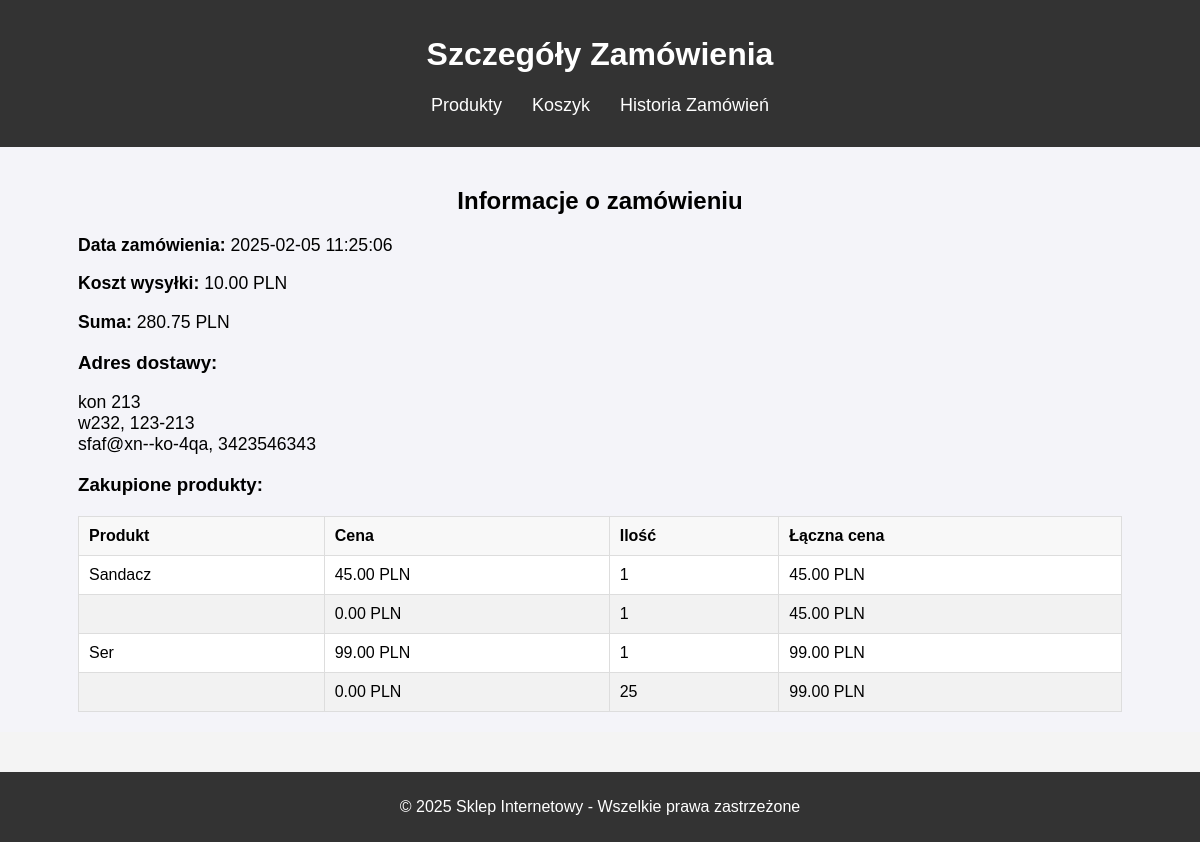
Page /order_details.php?id=6 on the committed database.
### tables this page shows
CREATE TABLE "zamowienia" (
    id INTEGER PRIMARY KEY AUTOINCREMENT,
    data_zamowienia TEXT DEFAULT CURRENT_TIMESTAMP,
    koszyk TEXT NOT NULL,
    koszt_wysylki REAL NOT NULL,
    suma REAL NOT NULL,
    imie_nazwisko TEXT NOT NULL,
    ulica TEXT NOT NULL,
    numer_domu TEXT NOT NULL,
    miasto TEXT NOT NULL,
    kod_pocztowy TEXT NOT NULL,
    email TEXT NOT NULL,
    telefon TEXT NOT NULL
, status TEXT DEFAULT 'Oczekujące');

CREATE TABLE produkty (
    id INTEGER PRIMARY KEY AUTOINCREMENT,
    nazwa TEXT NOT NULL,
    opis TEXT,
    cena REAL NOT NULL,
    ilosc INTEGER NOT NULL,
    zdjecie TEXT
, usuniety INTEGER DEFAULT 0);

### order_details.php (the view, shortened to what this page needs)
<?php
include 'db.php';
$order_id = $_GET['id'] ?? null;
if ($order_id) {
    $stmt = $db->prepare("SELECT * FROM zamowienia WHERE id = ?");
    $stmt->bindValue(1, $order_id, SQLITE3_INTEGER);
    $result = $stmt->execute();
    $order = $result->fetchArray(SQLITE3_ASSOC);
    if ($order) {
        $cart = json_decode($order['koszyk'], true);
        $unique_products = array_count_values($cart);
    }
}
?>
<!DOCTYPE html>
<html lang="pl">
<head>
    <link rel="stylesheet" href="style.css">
</head>
<body>
    <header>
        <div class="container">
            <h1>Szczegóły Zamówienia</h1>
            <nav>
                <ul>
                    <li><a href="products.php">Produkty</a></li>
                    <li><a href="cart.php">Koszyk</a></li>
                    <li><a href="orders.php">Historia Zamówień</a></li>
                </ul>
            </nav>
        </div>
    </header>
    <section class="order-details">
        <div class="container">
            <h2>Informacje o zamówieniu</h2>
            <?php if ($order): ?>
                <p><strong>Data zamówienia:</strong> <?= htmlspecialchars($order['data_zamowienia']); ?></p>
                <p><strong>Koszt wysyłki:</strong> <?= number_format($order['koszt_wysylki'], 2); ?> PLN</p>
                <p><strong>Suma:</strong> <?= number_format($order['suma'], 2); ?> PLN</p>
                <h3>Adres dostawy:</h3>
                <p>
                    <?= htmlspecialchars($order['ulica']); ?> <?= htmlspecialchars($order['numer_domu']); ?><br>
                    <?= htmlspecialchars($order['miasto']); ?>, <?= htmlspecialchars($order['kod_pocztowy']); ?><br>
                    <?= htmlspecialchars($order['email']); ?>, <?= htmlspecialchars($order['telefon']); ?>
                </p>
                <h3>Zakupione produkty:</h3>
                <table class="order-products">
                    <thead>
                        <tr>
                            <th>Produkt</th>
                            <th>Cena</th>
                            <th>Ilość</th>
                            <th>Łączna cena</th>
                        </tr>
                    </thead>
                    <tbody>
                        <?php foreach ($unique_products as $product_id => $quantity): ?>
                            <?php
                            $stmt = $db->prepare("SELECT * FROM produkty WHERE id = ?");
                            $stmt->bindValue(1, $product_id, SQLITE3_INTEGER);
                            $result = $stmt->execute();
                            $product = $result->fetchArray(SQLITE3_ASSOC);
                            if ($product) {
                                $total_product_price = $product['cena'] * $quantity;
                            }
                            ?>
                            <tr>
                                <td><?= htmlspecialchars($product['nazwa']); ?></td>
                                <td><?= number_format($product['cena'], 2); ?> PLN</td>
                                <td><?= $quantity; ?></td>
                                <td><?= number_format($total_product_price, 2); ?> PLN</td>
                            </tr>
                        <?php endforeach; ?>
                    </tbody>
                </table>
            <?php else: ?>
                <p>Nie znaleziono zamówienia o tym ID.</p>
            <?php endif; ?>
        </div>
    </section>
    <footer>
        <div class="container">
            <p>&copy; 2025 Sklep Internetowy - Wszelkie prawa zastrzeżone</p>
        </div>
    </footer>
</body>
</html>

### style.css (style rules this page uses)
body { font-family: Arial, sans-serif; background-color: #f4f4f4; margin: 0; padding: 0; }
.container { width: 90%; margin: 0 auto; }
header { background-color: #333; color: white; padding: 15px 0; }
header h1 { text-align: center; }
nav ul { list-style-type: none; padding: 0; display: flex; justify-content: center; }
nav ul li { margin: 0 15px; }
nav ul li a { color: white; text-decoration: none; font-size: 18px; }
footer { background-color: #333; color: white; padding: 10px 0; text-align: center; margin-top: 40px; }
.order-details { padding: 20px; background-color: #f4f4f9; }
.order-details h2 { text-align: center; margin-bottom: 20px; }
.order-details p { font-size: 1.1em; }
.order-products { width: 100%; border-collapse: collapse; margin-top: 20px; background-color: #fff; }
.order-products th, .order-products td { border: 1px solid #ddd; padding: 10px; text-align: left; }
.order-products th { background-color: #f8f8f8; }
.order-products tr:nth-child(even) { background-color: #f2f2f2; }

### rows in the picture
zamowienia: data_zamowienia "2025-02-05 11:25:06", koszt_wysylki "10.00", suma "280.75", ulica "kon", numer_domu "213", miasto "w232", kod_pocztowy "123-213", email "sfaf@xn--ko-4qa", telefon "3423546343", koszyk "1", koszyk "25"
produkty: nazwa "Sandacz", cena "45.00", cena.koszyk "45.00"
produkty: nazwa "Ser", cena "99.00", cena.koszyk "99.00"

### other values in the picture
$product['cena'] "0.00"
